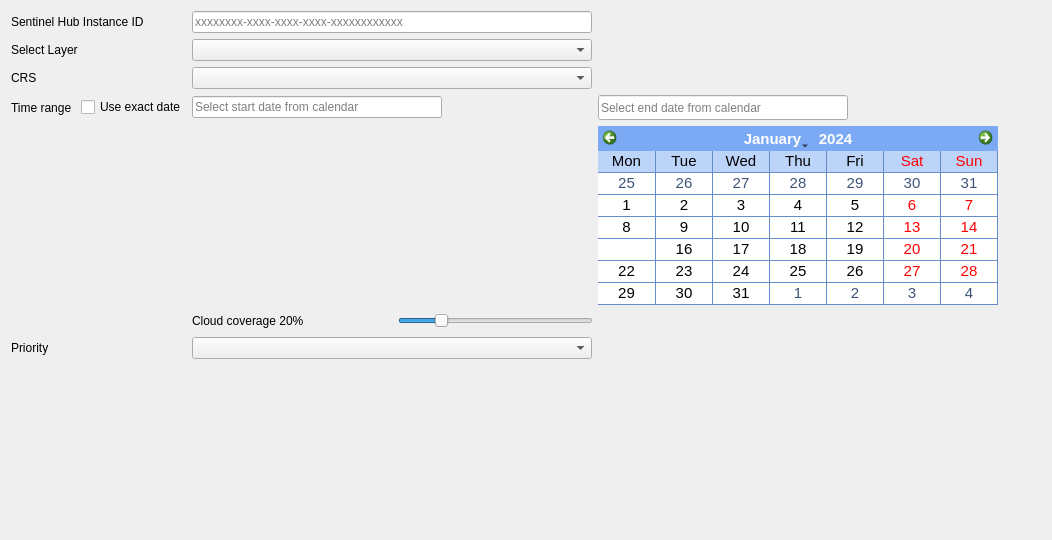
            <widget class="QWidget" name="scrollAreaWidgetContents_2">
             <property name="geometry">
              <rect>
               <x>0</x>
               <y>0</y>
               <width>1052</width>
               <height>540</height>
              </rect>
             </property>
             <layout class="QGridLayout" name="gridLayout_4">
              <item row="15" column="2">
               <spacer name="verticalSpacer">
                <property name="orientation">
                 <enum>Qt::Vertical</enum>
                </property>
                <property name="sizeHint" stdset="0">
                 <size>
                  <width>20</width>
                  <height>40</height>
                 </size>
                </property>
               </spacer>
              </item>
              <item row="14" column="0">
               <widget class="QLabel" name="label_6">
                <property name="text">
                 <string>Priority</string>
                </property>
               </widget>
              </item>
              <item row="14" column="2">
               <widget class="QComboBox" name="priority">
                <property name="minimumSize">
                 <size>
                  <width>400</width>
                  <height>0</height>
                 </size>
                </property>
                <property name="maximumSize">
                 <size>
                  <width>400</width>
                  <height>16777215</height>
                 </size>
                </property>
               </widget>
              </item>
              <item row="2" column="2">
               <widget class="QComboBox" name="layers">
                <property name="minimumSize">
                 <size>
                  <width>400</width>
                  <height>0</height>
                 </size>
                </property>
                <property name="maximumSize">
                 <size>
                  <width>400</width>
                  <height>16777215</height>
                 </size>
                </property>
               </widget>
              </item>
              <item row="5" column="0">
               <layout class="QHBoxLayout" name="horizontalLayout_4">
                <item>
                 <widget class="QLabel" name="TimeLabel">
                  <property name="maximumSize">
                   <size>
                    <width>80</width>
                    <height>16777215</height>
                   </size>
                  </property>
                  <property name="text">
                   <string>Time range </string>
                  </property>
                 </widget>
                </item>
                <item>
                 <widget class="QCheckBox" name="exactDate">
                  <property name="text">
                   <string>Use exact date</string>
                  </property>
                 </widget>
                </item>
               </layout>
              </item>
              <item row="1" column="2">
               <widget class="QLineEdit" name="instanceId">
                <property name="minimumSize">
                 <size>
                  <width>300</width>
                  <height>0</height>
                 </size>
                </property>
                <property name="maximumSize">
                 <size>
                  <width>400</width>
                  <height>16777215</height>
                 </size>
                </property>
                <property name="inputMask">
                 <string/>
                </property>
                <property name="text">
                 <string/>
                </property>
                <property name="placeholderText">
                 <string>xxxxxxxx-xxxx-xxxx-xxxx-xxxxxxxxxxxx</string>
                </property>
               </widget>
              </item>
              <item row="11" column="2">
               <layout class="QHBoxLayout" name="horizontalLayout_6">
                <item>
                 <widget class="QLabel" name="calendarSpacer">
                  <property name="minimumSize">
                   <size>
                    <width>400</width>
                    <height>0</height>
                   </size>
                  </property>
                  <property name="text">
                   <string/>
                  </property>
                 </widget>
                </item>
                <item>
                 <widget class="QCalendarWidget" name="calendar">
                  <property name="minimumSize">
                   <size>
                    <width>400</width>
                    <height>0</height>
                   </size>
                  </property>
                  <property name="maximumSize">
                   <size>
                    <width>400</width>
                    <height>200</height>
                   </size>
                  </property>
                  <property name="palette">
                   <palette>
                    <active>
                     <colorrole role="WindowText">
                      <brush brushstyle="SolidPattern">
                       <color alpha="255">
                        <red>0</red>
                        <green>0</green>
                        <blue>0</blue>
                       </color>
                      </brush>
                     </colorrole>
                     <colorrole role="Button">
                      <brush brushstyle="SolidPattern">
                       <color alpha="255">
                        <red>123</red>
                        <green>169</green>
                        <blue>243</blue>
                       </color>
                      </brush>
                     </colorrole>
                     <colorrole role="Light">
                      <brush brushstyle="SolidPattern">
                       <color alpha="255">
                        <red>239</red>
                        <green>245</green>
                        <blue>255</blue>
                       </color>
                      </brush>
                     </colorrole>
                     <colorrole role="Midlight">
                      <brush brushstyle="SolidPattern">
                       <color alpha="255">
                        <red>181</red>
                        <green>207</green>
                        <blue>249</blue>
                       </color>
                      </brush>
                     </colorrole>
                     <colorrole role="Dark">
                      <brush brushstyle="SolidPattern">
                       <color alpha="255">
                        <red>61</red>
                        <green>84</green>
                        <blue>121</blue>
                       </color>
                      </brush>
                     </colorrole>
                     <colorrole role="Mid">
                      <brush brushstyle="SolidPattern">
                       <color alpha="255">
                        <red>82</red>
                        <green>112</green>
                        <blue>162</blue>
                       </color>
                      </brush>
                     </colorrole>
                     <colorrole role="Text">
                      <brush brushstyle="SolidPattern">
                       <color alpha="255">
                        <red>0</red>
                        <green>0</green>
                        <blue>0</blue>
                       </color>
                      </brush>
                     </colorrole>
                     <colorrole role="BrightText">
                      <brush brushstyle="SolidPattern">
                       <color alpha="255">
                        <red>255</red>
                        <green>255</green>
                        <blue>255</blue>
                       </color>
                      </brush>
                     </colorrole>
                     <colorrole role="ButtonText">
                      <brush brushstyle="SolidPattern">
                       <color alpha="255">
                        <red>0</red>
                        <green>0</green>
                        <blue>0</blue>
                       </color>
                      </brush>
                     </colorrole>
                     <colorrole role="Base">
                      <brush brushstyle="SolidPattern">
                       <color alpha="255">
                        <red>255</red>
                        <green>255</green>
                        <blue>255</blue>
                       </color>
                      </brush>
                     </colorrole>
                     <colorrole role="Window">
                      <brush brushstyle="SolidPattern">
                       <color alpha="255">
                        <red>123</red>
                        <green>169</green>
                        <blue>243</blue>
                       </color>
                      </brush>
                     </colorrole>
                     <colorrole role="Shadow">
                      <brush brushstyle="SolidPattern">
                       <color alpha="255">
                        <red>0</red>
                        <green>0</green>
                        <blue>0</blue>
                       </color>
                      </brush>
                     </colorrole>
                     <colorrole role="Highlight">
                      <brush brushstyle="SolidPattern">
                       <color alpha="0">
                        <red>181</red>
                        <green>218</green>
                        <blue>255</blue>
                       </color>
                      </brush>
                     </colorrole>
                     <colorrole role="AlternateBase">
                      <brush brushstyle="SolidPattern">
                       <color alpha="255">
                        <red>189</red>
                        <green>212</green>
                        <blue>249</blue>
                       </color>
                      </brush>
                     </colorrole>
                     <colorrole role="ToolTipBase">
                      <brush brushstyle="SolidPattern">
                       <color alpha="255">
                        <red>255</red>
                        <green>255</green>
                        <blue>220</blue>
                       </color>
                      </brush>
                     </colorrole>
                     <colorrole role="ToolTipText">
                      <brush brushstyle="SolidPattern">
                       <color alpha="255">
                        <red>0</red>
                        <green>0</green>
                        <blue>0</blue>
                       </color>
                      </brush>
                     </colorrole>
                    </active>
                    <inactive>
                     <colorrole role="WindowText">
                      <brush brushstyle="SolidPattern">
                       <color alpha="255">
                        <red>0</red>
                        <green>0</green>
                        <blue>0</blue>
                       </color>
                      </brush>
                     </colorrole>
                     <colorrole role="Button">
                      <brush brushstyle="SolidPattern">
                       <color alpha="255">
                        <red>123</red>
                        <green>169</green>
                        <blue>243</blue>
                       </color>
                      </brush>
                     </colorrole>
                     <colorrole role="Light">
                      <brush brushstyle="SolidPattern">
                       <color alpha="255">
                        <red>239</red>
                        <green>245</green>
                        <blue>255</blue>
                       </color>
                      </brush>
                     </colorrole>
                     <colorrole role="Midlight">
                      <brush brushstyle="SolidPattern">
                       <color alpha="255">
                        <red>181</red>
                        <green>207</green>
                        <blue>249</blue>
                       </color>
                      </brush>
                     </colorrole>
                     <colorrole role="Dark">
                      <brush brushstyle="SolidPattern">
                       <color alpha="255">
                        <red>61</red>
                        <green>84</green>
                        <blue>121</blue>
                       </color>
                      </brush>
                     </colorrole>
                     <colorrole role="Mid">
                      <brush brushstyle="SolidPattern">
                       <color alpha="255">
                        <red>82</red>
                        <green>112</green>
                        <blue>162</blue>
                       </color>
                      </brush>
                     </colorrole>
                     <colorrole role="Text">
                      <brush brushstyle="SolidPattern">
                       <color alpha="255">
                        <red>0</red>
                        <green>0</green>
                        <blue>0</blue>
                       </color>
                      </brush>
                     </colorrole>
                     <colorrole role="BrightText">
                      <brush brushstyle="SolidPattern">
                       <color alpha="255">
                        <red>255</red>
                        <green>255</green>
                        <blue>255</blue>
                       </color>
                      </brush>
                     </colorrole>
                     <colorrole role="ButtonText">
                      <brush brushstyle="SolidPattern">
                       <color alpha="255">
                        <red>0</red>
                        <green>0</green>
                        <blue>0</blue>
                       </color>
                      </brush>
                     </colorrole>
                     <colorrole role="Base">
                      <brush brushstyle="SolidPattern">
                       <color alpha="255">
                        <red>255</red>
                        <green>255</green>
                        <blue>255</blue>
                       </color>
                      </brush>
                     </colorrole>
                     <colorrole role="Window">
                      <brush brushstyle="SolidPattern">
                       <color alpha="255">
                        <red>123</red>
                        <green>169</green>
                        <blue>243</blue>
                       </color>
                      </brush>
                     </colorrole>
                     <colorrole role="Shadow">
                      <brush brushstyle="SolidPattern">
                       <color alpha="255">
                        <red>0</red>
                        <green>0</green>
                        <blue>0</blue>
                       </color>
                      </brush>
                     </colorrole>
                     <colorrole role="Highlight">
                      <brush brushstyle="SolidPattern">
                       <color alpha="0">
                        <red>181</red>
                        <green>218</green>
                        <blue>255</blue>
                       </color>
                      </brush>
                     </colorrole>
                     <colorrole role="AlternateBase">
                      <brush brushstyle="SolidPattern">
                       <color alpha="255">
                        <red>189</red>
                        <green>212</green>
                        <blue>249</blue>
                       </color>
                      </brush>
                     </colorrole>
                     <colorrole role="ToolTipBase">
                      <brush brushstyle="SolidPattern">
                       <color alpha="255">
                        <red>255</red>
                        <green>255</green>
                        <blue>220</blue>
                       </color>
                      </brush>
                     </colorrole>
                     <colorrole role="ToolTipText">
                      <brush brushstyle="SolidPattern">
                       <color alpha="255">
                        <red>0</red>
                        <green>0</green>
                        <blue>0</blue>
                       </color>
                      </brush>
                     </colorrole>
                    </inactive>
                    <disabled>
                     <colorrole role="WindowText">
                      <brush brushstyle="SolidPattern">
                       <color alpha="255">
                        <red>61</red>
                        <green>84</green>
                        <blue>121</blue>
                       </color>
                      </brush>
                     </colorrole>
                     <colorrole role="Button">
                      <brush brushstyle="SolidPattern">
                       <color alpha="255">
                        <red>123</red>
                        <green>169</green>
                        <blue>243</blue>
                       </color>
                      </brush>
                     </colorrole>
                     <colorrole role="Light">
                      <brush brushstyle="SolidPattern">
                       <color alpha="255">
                        <red>239</red>
                        <green>245</green>
                        <blue>255</blue>
                       </color>
                      </brush>
                     </colorrole>
                     <colorrole role="Midlight">
                      <brush brushstyle="SolidPattern">
                       <color alpha="255">
                        <red>181</red>
                        <green>207</green>
                        <blue>249</blue>
                       </color>
                      </brush>
                     </colorrole>
                     <colorrole role="Dark">
                      <brush brushstyle="SolidPattern">
                       <color alpha="255">
                        <red>61</red>
                        <green>84</green>
                        <blue>121</blue>
                       </color>
                      </brush>
                     </colorrole>
                     <colorrole role="Mid">
                      <brush brushstyle="SolidPattern">
                       <color alpha="255">
                        <red>82</red>
                        <green>112</green>
                        <blue>162</blue>
                       </color>
                      </brush>
                     </colorrole>
                     <colorrole role="Text">
                      <brush brushstyle="SolidPattern">
                       <color alpha="255">
                        <red>61</red>
                        <green>84</green>
                        <blue>121</blue>
                       </color>
                      </brush>
                     </colorrole>
                     <colorrole role="BrightText">
                      <brush brushstyle="SolidPattern">
                       <color alpha="255">
                        <red>255</red>
                        <green>255</green>
                        <blue>255</blue>
                       </color>
                      </brush>
                     </colorrole>
                     <colorrole role="ButtonText">
                      <brush brushstyle="SolidPattern">
                       <color alpha="255">
                        <red>61</red>
                        <green>84</green>
                        <blue>121</blue>
                       </color>
                      </brush>
                     </colorrole>
                     <colorrole role="Base">
                      <brush brushstyle="SolidPattern">
                       <color alpha="255">
                        <red>123</red>
                        <green>169</green>
                        <blue>243</blue>
                       </color>
                      </brush>
                     </colorrole>
                     <colorrole role="Window">
                      <brush brushstyle="SolidPattern">
                       <color alpha="255">
                        <red>123</red>
                        <green>169</green>
                        <blue>243</blue>
                       </color>
                      </brush>
                     </colorrole>
                     <colorrole role="Shadow">
                      <brush brushstyle="SolidPattern">
                       <color alpha="255">
                        <red>0</red>
                        <green>0</green>
                        <blue>0</blue>
                       </color>
                      </brush>
                     </colorrole>
                     <colorrole role="Highlight">
                      <brush brushstyle="SolidPattern">
                       <color alpha="255">
                        <red>212</red>
                        <green>212</green>
                        <blue>212</blue>
                       </color>
                      </brush>
                     </colorrole>
                     <colorrole role="AlternateBase">
                      <brush brushstyle="SolidPattern">
                       <color alpha="255">
                        <red>123</red>
                        <green>169</green>
                        <blue>243</blue>
                       </color>
                      </brush>
                     </colorrole>
                     <colorrole role="ToolTipBase">
                      <brush brushstyle="SolidPattern">
                       <color alpha="255">
                        <red>255</red>
                        <green>255</green>
                        <blue>220</blue>
                       </color>
                      </brush>
                     </colorrole>
                     <colorrole role="ToolTipText">
                      <brush brushstyle="SolidPattern">
                       <color alpha="255">
                        <red>0</red>
                        <green>0</green>
                        <blue>0</blue>
                       </color>
                      </brush>
                     </colorrole>
                    </disabled>
                   </palette>
                  </property>
                  <property name="font">
                   <font>
                    <pointsize>11</pointsize>
                   </font>
                  </property>
                  <property name="cursor">
                   <cursorShape>ArrowCursor</cursorShape>
                  </property>
                  <property name="focusPolicy">
                   <enum>Qt::StrongFocus</enum>
                  </property>
                  <property name="layoutDirection">
                   <enum>Qt::LeftToRight</enum>
                  </property>
                  <property name="autoFillBackground">
                   <bool>true</bool>
                  </property>
                  <property name="inputMethodHints">
                   <set>Qt::ImhNone</set>
                  </property>
                  <property name="minimumDate">
                   <date>
                    <year>1979</year>
                    <month>1</month>
                    <day>1</day>
                   </date>
                  </property>
                  <property name="gridVisible">
                   <bool>true</bool>
                  </property>
                  <property name="selectionMode">
                   <enum>QCalendarWidget::SingleSelection</enum>
                  </property>
                  <property name="horizontalHeaderFormat">
                   <enum>QCalendarWidget::ShortDayNames</enum>
                  </property>
                  <property name="verticalHeaderFormat">
                   <enum>QCalendarWidget::NoVerticalHeader</enum>
                  </property>
                  <property name="navigationBarVisible">
                   <bool>true</bool>
                  </property>
                  <property name="dateEditEnabled">
                   <bool>true</bool>
                  </property>
                 </widget>
                </item>
                <item>
                 <spacer name="horizontalSpacer_6">
                  <property name="orientation">
                   <enum>Qt::Horizontal</enum>
                  </property>
                  <property name="sizeHint" stdset="0">
                   <size>
                    <width>40</width>
                    <height>20</height>
                   </size>
                  </property>
                 </spacer>
                </item>
               </layout>
              </item>
              <item row="3" column="2">
               <widget class="QComboBox" name="epsg">
                <property name="minimumSize">
                 <size>
                  <width>400</width>
                  <height>0</height>
                 </size>
                </property>
                <property name="maximumSize">
                 <size>
                  <width>400</width>
                  <height>16777215</height>
                 </size>
                </property>
               </widget>
              </item>
              <item row="1" column="0">
               <widget class="QLabel" name="label_10">
                <property name="text">
                 <string>Sentinel Hub Instance ID</string>
                </property>
               </widget>
              </item>
              <item row="3" column="0">
               <widget class="QLabel" name="labelCRS">
                <property name="text">
                 <string>CRS</string>
                </property>
               </widget>
              </item>
              <item row="2" column="0">
               <widget class="QLabel" name="label">
                <property name="text">
                 <string>Select Layer</string>
                </property>
               </widget>
              </item>
              <item row="13" column="2">
               <layout class="QHBoxLayout" name="horizontalLayout_3">
                <item>
                 <widget class="QLabel" name="maxccLabel">
                  <property name="minimumSize">
                   <size>
                    <width>200</width>
                    <height>0</height>
                   </size>
                  </property>
                  <property name="maximumSize">
                   <size>
                    <width>200</width>
                    <height>16777215</height>
                   </size>
                  </property>
                  <property name="text">
                   <string>Cloud coverage 20%</string>
                  </property>
                  <property name="indent">
                   <number>-1</number>
                  </property>
                 </widget>
                </item>
                <item>
                 <widget class="QSlider" name="maxcc">
                  <property name="minimumSize">
                   <size>
                    <width>195</width>
                    <height>0</height>
                   </size>
                  </property>
                  <property name="maximumSize">
                   <size>
                    <width>195</width>
                    <height>16777215</height>
                   </size>
                  </property>
                  <property name="maximum">
                   <number>100</number>
                  </property>
                  <property name="value">
                   <number>20</number>
                  </property>
                  <property name="sliderPosition">
                   <number>20</number>
                  </property>
                  <property name="orientation">
                   <enum>Qt::Horizontal</enum>
                  </property>
                 </widget>
                </item>
                <item>
                 <spacer name="horizontalSpacer_2">
                  <property name="orientation">
                   <enum>Qt::Horizontal</enum>
                  </property>
                  <property name="sizeHint" stdset="0">
                   <size>
                    <width>40</width>
                    <height>20</height>
                   </size>
                  </property>
                 </spacer>
                </item>
               </layout>
              </item>
              <item row="5" column="2">
               <layout class="QHBoxLayout" name="horizontalLayout">
                <item>
                 <widget class="QLineEdit" name="time0">
                  <property name="minimumSize">
                   <size>
                    <width>250</width>
                    <height>0</height>
                   </size>
                  </property>
                  <property name="maximumSize">
                   <size>
                    <width>250</width>
                    <height>16777215</height>
                   </size>
                  </property>
                  <property name="cursor">
                   <cursorShape>PointingHandCursor</cursorShape>
                  </property>
                  <property name="focusPolicy">
                   <enum>Qt::ClickFocus</enum>
                  </property>
                  <property name="text">
                   <string/>
                  </property>
                  <property name="readOnly">
                   <bool>true</bool>
                  </property>
                  <property name="placeholderText">
                   <string>Select start date from calendar</string>
                  </property>
                 </widget>
                </item>
                <item>
                 <spacer name="horizontalSpacer_4">
                  <property name="orientation">
                   <enum>Qt::Horizontal</enum>
                  </property>
                  <property name="sizeType">
                   <enum>QSizePolicy::Maximum</enum>
                  </property>
                  <property name="sizeHint" stdset="0">
                   <size>
                    <width>150</width>
                    <height>25</height>
                   </size>
                  </property>
                 </spacer>
                </item>
                <item>
                 <widget class="QLineEdit" name="time1">
                  <property name="minimumSize">
                   <size>
                    <width>250</width>
                    <height>0</height>
                   </size>
                  </property>
                  <property name="maximumSize">
                   <size>
                    <width>250</width>
                    <height>25</height>
                   </size>
                  </property>
                  <property name="cursor">
                   <cursorShape>PointingHandCursor</cursorShape>
                  </property>
                  <property name="focusPolicy">
                   <enum>Qt::ClickFocus</enum>
                  </property>
                  <property name="inputMask">
                   <string/>
                  </property>
                  <property name="text">
                   <string/>
                  </property>
                  <property name="readOnly">
                   <bool>true</bool>
                  </property>
                  <property name="placeholderText">
                   <string>Select end date from calendar</string>
                  </property>
                 </widget>
                </item>
                <item>
                 <spacer name="horizontalSpacer">
                  <property name="orientation">
                   <enum>Qt::Horizontal</enum>
                  </property>
                  <property name="sizeHint" stdset="0">
                   <size>
                    <width>40</width>
                    <height>20</height>
                   </size>
                  </property>
                 </spacer>
                </item>
               </layout>
              </item>
             </layout>
            </widget>
